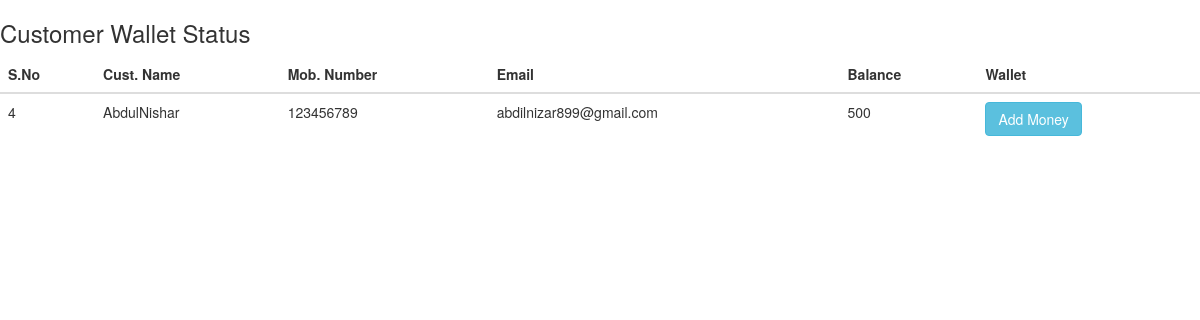
Screenshot of /admin/Wallet.php (signed in) with the database file from the repository.
### tables this page shows
CREATE TABLE `customerDetails` (
  `id` int(11) NOT NULL,
  `Firstname` varchar(255) DEFAULT NULL,
  `Lastname` varchar(255) DEFAULT NULL,
  `Email` varchar(255) DEFAULT NULL,
  `MobileNo` int(10) DEFAULT NULL,
  `VehicleNo` varchar(255) DEFAULT NULL,
  `password` varchar(255) DEFAULT NULL,
  `wallet` varchar(15) DEFAULT NULL
);

### admin/Wallet.php (the view, shortened to what this page needs)
<?php
include ('../database.php');
?>
<!DOCTYPE html>
<html lang="en">
</head>
<body>
			 <h3>Customer Wallet Status</h3>
			  <table class="table">
				<thead>
				    <tr>
				      <th >S.No</th>
				      <th >Cust. Name</th>
				      <th >Mob. Number</th>
				      <th >Email</th>
				      <th >Balance</th>
				      <th >Wallet</th>
				    </tr>
				  </thead>
				  <tbody>
				   <?php
$res_parking = $conn->query("SELECT * FROM customerDetails");
while ($row = $res_parking->fetch_assoc())
{
?>
              <tr>
                  <td><?php echo $row["id"]; ?></td>
                  <td><?php echo $row["Firstname"] . $row['Lastname']; ?></td>
                  <td><?php echo $row["MobileNo"]; ?></td>
                  <td><?php echo $row["Email"]; ?></td>
					        <td><?php echo $row["wallet"]; ?></td>
                  <td><button type="button" class="btn btn-info" data-toggle="modal" data-target="#addMoney<?php echo $row['id']; ?>">Add Money</button></td>
              </tr>
                         <?php
}
?>
				</tbody>
			  </table>
   <link rel="stylesheet" href="https://maxcdn.bootstrapcdn.com/bootstrap/3.4.1/css/bootstrap.min.css">
</body>
</html>

### rows the page displays
customerdetails: id "4", Firstname "Abdul", Lastname "Nishar", MobileNo "123456789", Email "abdilnizar899@gmail.com", wallet "500"
